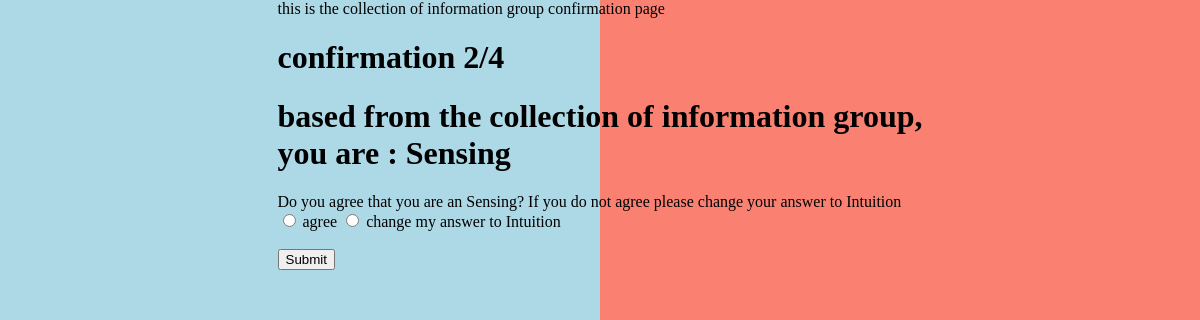
/arabic_2_confirmation, run on an earlier commit of the app's database.
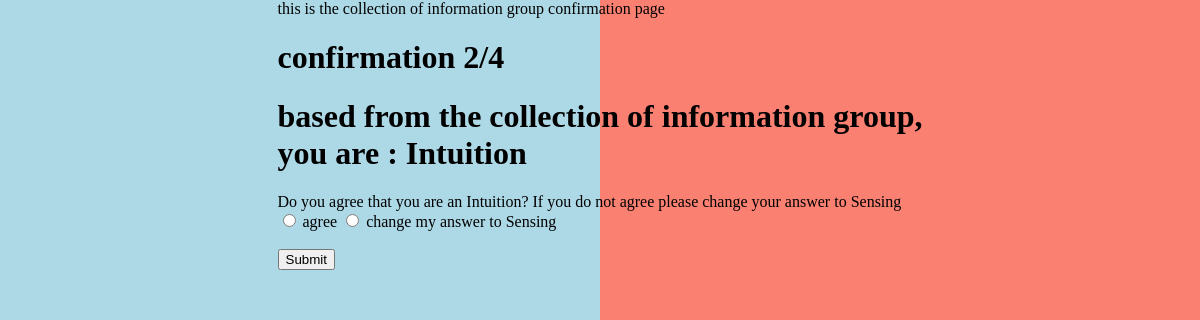
And on a later commit of the database.
### survery_app/models.py (models this page shows)
class result(models.Model):
    id = models.AutoField(primary_key=True)
    time = models.CharField(max_length=500)
    affinity_1 = models.BigIntegerField()
    affinity_2 = models.BigIntegerField()
    affinity_result= models.CharField(max_length=500)
    collection_1 = models.BigIntegerField()
    collection_2 = models.BigIntegerField()
    collection_result = models.CharField(max_length=500)
    make_1 = models.BigIntegerField()
    make_2 = models.BigIntegerField()
    make_result = models.CharField(max_length=500)
    time_1 = models.BigIntegerField()
    time_2 = models.BigIntegerField()
    time_result = models.CharField(max_length=500)
    pdf_answer_case = models.BigIntegerField()
    user_name = models.CharField(max_length=500)
    user_email = models.CharField(max_length=500)
    user_phone = models.CharField(max_length=500)
    four_letter_code  = models.CharField(max_length=500)
    pdf_free = models.CharField(max_length=500)
    pdf_paid = models.CharField(max_length=500)
    date_and_time_completed = models.CharField(max_length=500)

### survery_app/views.py (the view, shortened to what this page needs)
# urls.py: path('arabic_2_confirmation', views.arabic_2_confirmation, name='arabic_2_confirmation'),
def arabic_2_confirmation(request):
  user_result = result.objects.latest('id')
  if request.method == 'GET':
    change = ""
    if  user_result.collection_result == "Sensing":
          change = change + "Intuition"
    if user_result.collection_result == "Intuition":
          change = change + "Sensing"
    context = {
      "collection_result" : user_result.collection_result,
      "change_result": change
    }
    return render(request , 'arabic_2_confirmation.html' , context)

### survery_app/templates/arabic_2_confirmation.html (shortened to what this page needs)
{% load static %}
<link rel="stylesheet" href="{% static 'base.css' %}">
<h1> confirmation 2/4</h1>
<h1>
based from the collection of information group,
<br>
you are  : {{ collection_result }}
</h1>
<body>
<form method='post' action=''">
        Do you agree that you are an {{collection_result }}? If you do not agree please change your answer to {{ change_result}}
        <div class="form-check">
            <input class="form-check-input" type="radio" name="collection_result" id="gridRadios1" value="option1">
                agree
            <input class="form-check-input" type="radio" name="collection_result" id="gridRadios2" value="option2">
                change my answer to {{ change_result }}
        </div>
        <br>
    <button type="submit" class="btn btn-primary">Submit</button>
</form>
</body>

### survery_app/static/base.css (style rules this page uses)
body { max-width: max-content; margin: auto; background: linear-gradient(to left, salmon 50%, lightblue 50%) right; }

What changed in the data, as far as the page shows it:
removed result: collection_result "Sensing"
added result: collection_result "Intuition"
Also different on the page:
{{ change_result }}: "Intuition" → "Sensing"
